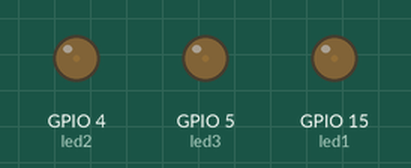
Simulated run of this sketch. Board: ESP32. Parts: output pins drawn as LEDs (lit = HIGH).

Above: at 0.05 s.
At 2.35 s:
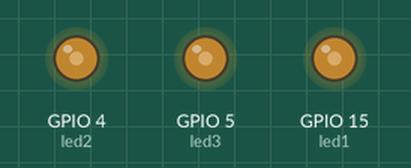
At 4.65 s:
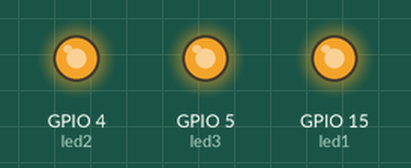
At 6.95 s:
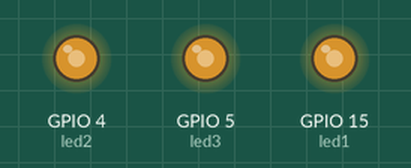
At 9.25 s:
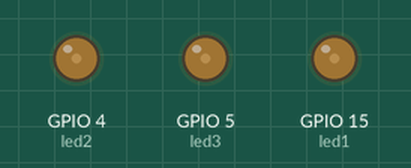
Timing chart, 0 to 13.4 s (numbered marks = the images above):
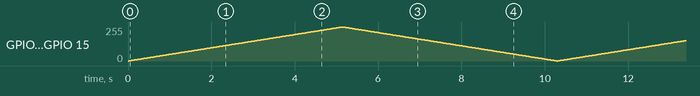

The sketch:

7_Simular_PWM_brilho_de_LED_embutido.ino
```cpp
#include <Arduino.h>


#define led1 15
#define led2 4
#define led3 5
#define frequencia 15000  // 5000 hertz (Hz) Essa frequência é usada para configurar um sinal PWM (Pulse Width Modulation), que é uma forma de gerar uma saída analógica usando sinais digitais.
#define canal1 0          //Define o número do canal PWM a ser usado. Microcontroladores como o ESP32, por exemplo, têm vários canais de PWM disponíveis. Uso comum: Cada canal pode ser configurado com uma frequência e resolução diferentes, e pode controlar um pino de saída diferente.
#define canal2 1
#define canal3 2
#define resolucao 10  // 10 Bitis (1024) pode representar valores de 0 a 1023 (2¹⁰ = 1024 valores possíveis).pode representar valores de 0 a 1023 (2¹⁰ = 1024 valores possíveis).

void setup() {
  // ledcAttach(pino, canal, frequência, resolução);
  ledcAttach(led1, frequencia, resolucao);
  ledcAttach(led2, frequencia, resolucao);
  ledcAttach(led3, frequencia, resolucao);
}
void loop() {
  // Fade in
  for (int i = 0; i <= 1024; i++) {
    // Mudando o brilho dos led com PWM
    ledcWrite(led1, i);
    ledcWrite(led2, i);
    ledcWrite(led3, i);
    delay(5);
  }

  // Fade out
  for (int i = 1024; i >= 0; i--) {
    ledcWrite(led1, i);
    ledcWrite(led2, i);
    ledcWrite(led3, i);
    delay(5);
  }
}
```
